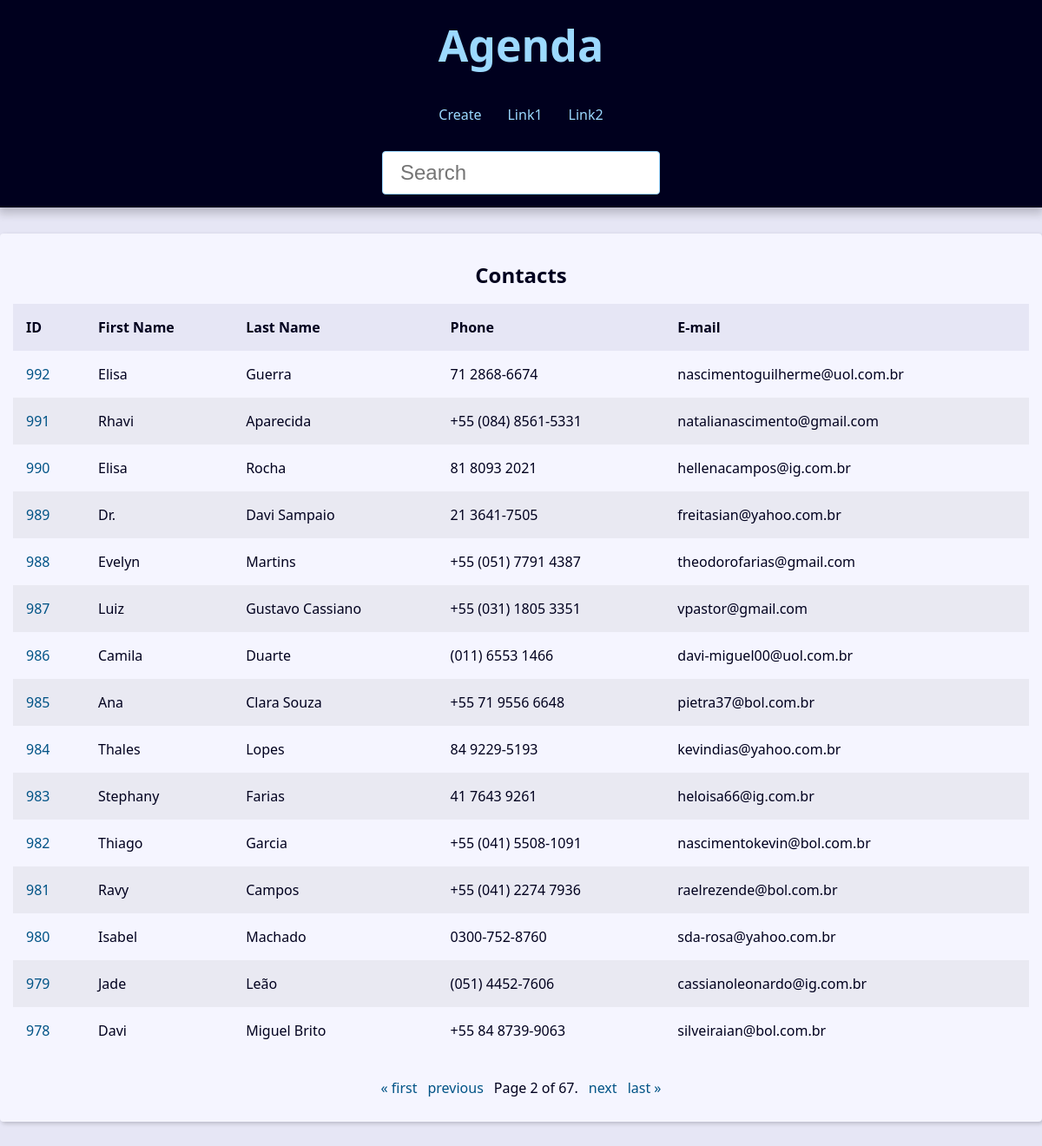
The page /?page=2&q= on the database its author committed.
### contact/models.py (models this page shows, shortened)
class Contact(models.Model):
    class Meta:
        verbose_name = 'Contato'
        verbose_name_plural = 'Contatos'
    first_name = models.CharField(max_length=50)
    last_name = models.CharField(max_length=50, blank=True)
    phone = models.CharField(max_length=50, blank=True)
    email = models.EmailField(max_length=254, blank=True)
    create_date = models.DateTimeField(default=timezone.now)
    description = models.TextField(blank=True)
    show = models.BooleanField(default=True)
    picture = models.ImageField(blank=True, upload_to='pictures/%Y/%M/')
    category = models.ForeignKey(Category, on_delete=models.SET_NULL,
                                 blank=True, null=True)
    owner = models.ForeignKey(User, on_delete=models.SET_NULL,
                                 blank=True, null=True)

### contact/views/contact_views.py (the view)
# urls.py: path('', views.index, name='index'),
def index(request):
    contacts = Contact.objects.filter(show=True).order_by('-id')
    paginator= Paginator(contacts, 15)
    page_number = request.GET.get("page")
    page_obj = paginator.get_page(page_number)
    context = {
        'contacts': contacts,
        'page_obj': page_obj,
        'site_title': 'Contatos - '
    }
    return render(
        request,
        'contact/index.html',
        context
    )

### contact/templates/contact/index.html
{% extends 'global/base.html' %}
{% block content %}
  <div class="responsive-table">
    <table class="contacts-table">
      <caption class="table-caption ">
        Contacts
      </caption>
      <thead>
        <tr class="table-row table-row-header">
          <th class="table-header">ID</th>
          <th class="table-header">First Name</th>
          <th class="table-header">Last Name</th>
          <th class="table-header">Phone</th>
          <th class="table-header">E-mail</th>
        </tr>
      </thead>
      <tbody>
        {% for contact in page_obj %}
          <tr class="table-row">
            <td class="table-cel">
              <a class="table-link" href="{% url 'contact:contact' contact.id %}">
                {{ contact.id }}
              </a>
            </td>
            <td class="table-cel">
              {{ contact.first_name }}
            </td>
            <td class="table-cel">
              {{ contact.last_name }}
            </td>
            <td class="table-cel">
              {{ contact.phone }}
            </td>
            <td class="table-cel">
              {{ contact.email }}
            </td>
          </tr>
        {% endfor %}
      </tbody>
    </table>
  </div>
{% endblock content %}

### base_static/global/css/style.css (style rules this page uses)
:root { --spacing: 1.5rem; --link-dark-color: rgb(0, 83, 134); --link-light-color: rgb(156, 217, 255); --clr-white: rgb(245, 245, 255); --clr-black: rgb(0, 0, 30); --clr-light-gray: rgb(230, 230, 245); --clr-dark-shadow-5: rgba(0, 0, 10, 5%); --clr-dark-shadow-10: rgba(0, 0, 10, 10%); --clr-dark-shadow-20: rgba(0, 0, 10, 20%); --clr-light-shadow-5: rgba(200, 200, 255, 5%); --clr-light-shadow-10: rgba(200, 200, 255, 10%); --clr-light-shadow-20: rgba(200, 200, 255, 20%); --main-page-width: 120rem; --table-min-width: 60rem; --biggest-font-size: 5rem; --bigger-font-size: 4rem; --big-font-size: 3.2rem; --medium-font-size: 2.4rem; --small-font-size: 1.6rem; --smaller-font-size: 1.4rem; --smallest-font-size: 1.2rem; --transition-fast: 300ms; --transition-medium: 600ms; --transition-slow: 1s; --default-border-radius: 4px; }
*, *::before, *::after { margin: 0; padding: 0; box-sizing: border-box; }
html { font-size: 62.5%; }
body { font-family: system-ui, -apple-system, BlinkMacSystemFont, 'Segoe UI', Roboto, Oxygen, Ubuntu, Cantarell, 'Open Sans', 'Helvetica Neue', sans-serif; line-height: 1.5; font-size: var(--small-font-size); color: var(--clr-black); -webkit-font-smoothing: antialiased; background: var(--clr-light-gray); }
.responsive-table { width: 100%; overflow-x: auto; }
.contacts-table { width: 100%; min-width: var(--table-min-width); border-collapse: collapse; }
.table-caption { font-size: var(--medium-font-size); font-weight: bold; padding: var(--spacing); }
.table-row { text-align: left; text-overflow: ellipsis; transition: background-color var(--transition-fast) ease-in-out; }
.table-row:nth-of-type(2n) { background: var(--clr-dark-shadow-5); }
.table-row-header { background: var(--clr-light-gray); color: var(--clr-black); }
.table-cel, .table-header { padding: var(--spacing); }
.table-link { color: var(--link-dark-color); transition: color var(--transition-fast) ease-in-out; text-decoration: none; }

### rows shown on the page
Contact: id "992", first_name "Elisa", last_name "Guerra", phone "71 2868-6674", email "nascimentoguilherme@uol.com.br"
Contact: id "991", first_name "Rhavi", last_name "Aparecida", phone "+55 (084) 8561-5331", email "natalianascimento@gmail.com"
Contact: id "990", first_name "Elisa", last_name "Rocha", phone "81 8093 2021", email "hellenacampos@ig.com.br"
Contact: id "989", first_name "Dr.", last_name "Davi Sampaio", phone "21 3641-7505", email "freitasian@yahoo.com.br"
Contact: id "988", first_name "Evelyn", last_name "Martins", phone "+55 (051) 7791 4387", email "theodorofarias@gmail.com"
Contact: id "987", first_name "Luiz", last_name "Gustavo Cassiano", phone "+55 (031) 1805 3351", email "vpastor@gmail.com"
Contact: id "986", first_name "Camila", last_name "Duarte", phone "(011) 6553 1466", email "davi-miguel00@uol.com.br"
Contact: id "985", first_name "Ana", last_name "Clara Souza", phone "+55 71 9556 6648", email "pietra37@bol.com.br"
Contact: id "984", first_name "Thales", last_name "Lopes", phone "84 9229-5193", email "kevindias@yahoo.com.br"
Contact: id "983", first_name "Stephany", last_name "Farias", phone "41 7643 9261", email "heloisa66@ig.com.br"
Contact: id "982", first_name "Thiago", last_name "Garcia", phone "+55 (041) 5508-1091", email "nascimentokevin@bol.com.br"
Contact: id "981", first_name "Ravy", last_name "Campos", phone "+55 (041) 2274 7936", email "raelrezende@bol.com.br"
Contact: id "980", first_name "Isabel", last_name "Machado", phone "0300-752-8760", email "sda-rosa@yahoo.com.br"
Contact: id "979", first_name "Jade", last_name "Leão", phone "(051) 4452-7606", email "cassianoleonardo@ig.com.br"
Contact: id "978", first_name "Davi", last_name "Miguel Brito", phone "+55 84 8739-9063", email "silveiraian@bol.com.br"

### other values the page prints
{{ page_obj.number }} "2"
{{ page_obj.paginator.num_pages }} "67"
